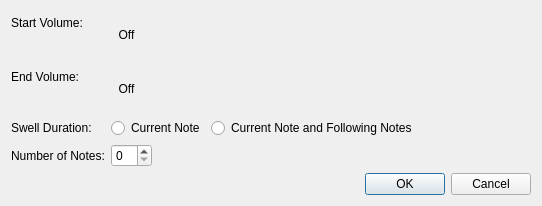
<?xml version="1.0" encoding="UTF-8"?>
<ui version="4.0">
 <class>VolumeSwellDialog</class>
 <widget class="QDialog" name="VolumeSwellDialog">
  <property name="geometry">
   <rect>
    <x>0</x>
    <y>0</y>
    <width>542</width>
    <height>206</height>
   </rect>
  </property>
  <property name="windowTitle">
   <string>Volume Swell</string>
  </property>
  <property name="modal">
   <bool>true</bool>
  </property>
  <layout class="QVBoxLayout" name="verticalLayout">
   <item>
    <layout class="QFormLayout" name="formLayout_2">
     <property name="fieldGrowthPolicy">
      <enum>QFormLayout::FieldsStayAtSizeHint</enum>
     </property>
     <item row="0" column="0">
      <widget class="QLabel" name="startVolumeLabel">
       <property name="text">
        <string>Start Volume:</string>
       </property>
      </widget>
     </item>
     <item row="0" column="1">
      <layout class="QHBoxLayout" name="startVolumeLayout">
       <property name="spacing">
        <number>5</number>
       </property>
       <item>
        <widget class="QToolButton" name="volumeOffButtonStart">
         <property name="sizePolicy">
          <sizepolicy hsizetype="Fixed" vsizetype="Expanding">
           <horstretch>0</horstretch>
           <verstretch>0</verstretch>
          </sizepolicy>
         </property>
         <property name="autoFillBackground">
          <bool>false</bool>
         </property>
         <property name="text">
          <string>Off</string>
         </property>
         <property name="checkable">
          <bool>true</bool>
         </property>
         <property name="popupMode">
          <enum>QToolButton::InstantPopup</enum>
         </property>
         <property name="toolButtonStyle">
          <enum>Qt::ToolButtonTextOnly</enum>
         </property>
         <property name="autoRaise">
          <bool>true</bool>
         </property>
         <property name="arrowType">
          <enum>Qt::NoArrow</enum>
         </property>
        </widget>
       </item>
       <item>
        <widget class="QToolButton" name="pppButtonStart">
         <property name="text">
          <string/>
         </property>
         <property name="icon">
          <iconset resource="../build/resources.qrc">
           <normaloff>:/images/dynamic_ppp.png</normaloff>:/images/dynamic_ppp.png</iconset>
         </property>
         <property name="iconSize">
          <size>
           <width>32</width>
           <height>32</height>
          </size>
         </property>
         <property name="checkable">
          <bool>true</bool>
         </property>
         <property name="autoRaise">
          <bool>true</bool>
         </property>
        </widget>
       </item>
       <item>
        <widget class="QToolButton" name="ppButtonStart">
         <property name="text">
          <string/>
         </property>
         <property name="icon">
          <iconset resource="../build/resources.qrc">
           <normaloff>:/images/dynamic_pp.png</normaloff>:/images/dynamic_pp.png</iconset>
         </property>
         <property name="iconSize">
          <size>
           <width>32</width>
           <height>32</height>
          </size>
         </property>
         <property name="checkable">
          <bool>true</bool>
         </property>
         <property name="autoRaise">
          <bool>true</bool>
         </property>
        </widget>
       </item>
       <item>
        <widget class="QToolButton" name="pButtonStart">
         <property name="text">
          <string/>
         </property>
         <property name="icon">
          <iconset resource="../build/resources.qrc">
           <normaloff>:/images/dynamic_p.png</normaloff>:/images/dynamic_p.png</iconset>
         </property>
         <property name="iconSize">
          <size>
           <width>32</width>
           <height>32</height>
          </size>
         </property>
         <property name="checkable">
          <bool>true</bool>
         </property>
         <property name="autoRaise">
          <bool>true</bool>
         </property>
        </widget>
       </item>
       <item>
        <widget class="QToolButton" name="mpButtonStart">
         <property name="text">
          <string/>
         </property>
         <property name="icon">
          <iconset resource="../build/resources.qrc">
           <normaloff>:/images/dynamic_mp.png</normaloff>:/images/dynamic_mp.png</iconset>
         </property>
         <property name="iconSize">
          <size>
           <width>32</width>
           <height>32</height>
          </size>
         </property>
         <property name="checkable">
          <bool>true</bool>
         </property>
         <property name="autoRaise">
          <bool>true</bool>
         </property>
        </widget>
       </item>
       <item>
        <widget class="QToolButton" name="mfButtonStart">
         <property name="text">
          <string/>
         </property>
         <property name="icon">
          <iconset resource="../build/resources.qrc">
           <normaloff>:/images/dynamic_mf.png</normaloff>:/images/dynamic_mf.png</iconset>
         </property>
         <property name="iconSize">
          <size>
           <width>32</width>
           <height>32</height>
          </size>
         </property>
         <property name="checkable">
          <bool>true</bool>
         </property>
         <property name="autoRaise">
          <bool>true</bool>
         </property>
        </widget>
       </item>
       <item>
        <widget class="QToolButton" name="fButtonStart">
         <property name="text">
          <string/>
         </property>
         <property name="icon">
          <iconset resource="../build/resources.qrc">
           <normaloff>:/images/dynamic_f.png</normaloff>:/images/dynamic_f.png</iconset>
         </property>
         <property name="iconSize">
          <size>
           <width>32</width>
           <height>32</height>
          </size>
         </property>
         <property name="checkable">
          <bool>true</bool>
         </property>
         <property name="autoRaise">
          <bool>true</bool>
         </property>
        </widget>
       </item>
       <item>
        <widget class="QToolButton" name="ffButtonStart">
         <property name="text">
          <string/>
         </property>
         <property name="icon">
          <iconset resource="../build/resources.qrc">
           <normaloff>:/images/dynamic_ff.png</normaloff>:/images/dynamic_ff.png</iconset>
         </property>
         <property name="iconSize">
          <size>
           <width>32</width>
           <height>32</height>
          </size>
         </property>
         <property name="checkable">
          <bool>true</bool>
         </property>
         <property name="autoRaise">
          <bool>true</bool>
         </property>
        </widget>
       </item>
       <item>
        <widget class="QToolButton" name="fffButtonStart">
         <property name="text">
          <string/>
         </property>
         <property name="icon">
          <iconset resource="../build/resources.qrc">
           <normaloff>:/images/dynamic_fff.png</normaloff>:/images/dynamic_fff.png</iconset>
         </property>
         <property name="iconSize">
          <size>
           <width>32</width>
           <height>32</height>
          </size>
         </property>
         <property name="checkable">
          <bool>true</bool>
         </property>
         <property name="autoRaise">
          <bool>true</bool>
         </property>
        </widget>
       </item>
      </layout>
     </item>
     <item row="1" column="0">
      <widget class="QLabel" name="endVolumeLabel">
       <property name="text">
        <string>End Volume:</string>
       </property>
      </widget>
     </item>
     <item row="1" column="1">
      <layout class="QHBoxLayout" name="endVolumeLayout">
       <property name="spacing">
        <number>5</number>
       </property>
       <item>
        <widget class="QToolButton" name="volumeOffButtonEnd">
         <property name="sizePolicy">
          <sizepolicy hsizetype="Fixed" vsizetype="Expanding">
           <horstretch>0</horstretch>
           <verstretch>0</verstretch>
          </sizepolicy>
         </property>
         <property name="autoFillBackground">
          <bool>false</bool>
         </property>
         <property name="text">
          <string>Off</string>
         </property>
         <property name="checkable">
          <bool>true</bool>
         </property>
         <property name="popupMode">
          <enum>QToolButton::InstantPopup</enum>
         </property>
         <property name="toolButtonStyle">
          <enum>Qt::ToolButtonTextOnly</enum>
         </property>
         <property name="autoRaise">
          <bool>true</bool>
         </property>
         <property name="arrowType">
          <enum>Qt::NoArrow</enum>
         </property>
        </widget>
       </item>
       <item>
        <widget class="QToolButton" name="pppButtonEnd">
         <property name="text">
          <string/>
         </property>
         <property name="icon">
          <iconset resource="../build/resources.qrc">
           <normaloff>:/images/dynamic_ppp.png</normaloff>:/images/dynamic_ppp.png</iconset>
         </property>
         <property name="iconSize">
          <size>
           <width>32</width>
           <height>32</height>
          </size>
         </property>
         <property name="checkable">
          <bool>true</bool>
         </property>
         <property name="autoRaise">
          <bool>true</bool>
         </property>
        </widget>
       </item>
       <item>
        <widget class="QToolButton" name="ppButtonEnd">
         <property name="text">
          <string/>
         </property>
         <property name="icon">
          <iconset resource="../build/resources.qrc">
           <normaloff>:/images/dynamic_pp.png</normaloff>:/images/dynamic_pp.png</iconset>
         </property>
         <property name="iconSize">
          <size>
           <width>32</width>
           <height>32</height>
          </size>
         </property>
         <property name="checkable">
          <bool>true</bool>
         </property>
         <property name="autoRaise">
          <bool>true</bool>
         </property>
        </widget>
       </item>
       <item>
        <widget class="QToolButton" name="pButtonEnd">
         <property name="text">
          <string/>
         </property>
         <property name="icon">
          <iconset resource="../build/resources.qrc">
           <normaloff>:/images/dynamic_p.png</normaloff>:/images/dynamic_p.png</iconset>
         </property>
         <property name="iconSize">
          <size>
           <width>32</width>
           <height>32</height>
          </size>
         </property>
         <property name="checkable">
          <bool>true</bool>
         </property>
         <property name="autoRaise">
          <bool>true</bool>
         </property>
        </widget>
       </item>
       <item>
        <widget class="QToolButton" name="mpButtonEnd">
         <property name="text">
          <string/>
         </property>
         <property name="icon">
          <iconset resource="../build/resources.qrc">
           <normaloff>:/images/dynamic_mp.png</normaloff>:/images/dynamic_mp.png</iconset>
         </property>
         <property name="iconSize">
          <size>
           <width>32</width>
           <height>32</height>
          </size>
         </property>
         <property name="checkable">
          <bool>true</bool>
         </property>
         <property name="autoRaise">
          <bool>true</bool>
         </property>
        </widget>
       </item>
       <item>
        <widget class="QToolButton" name="mfButtonEnd">
         <property name="text">
          <string/>
         </property>
         <property name="icon">
          <iconset resource="../build/resources.qrc">
           <normaloff>:/images/dynamic_mf.png</normaloff>:/images/dynamic_mf.png</iconset>
         </property>
         <property name="iconSize">
          <size>
           <width>32</width>
           <height>32</height>
          </size>
         </property>
         <property name="checkable">
          <bool>true</bool>
         </property>
         <property name="autoRaise">
          <bool>true</bool>
         </property>
        </widget>
       </item>
       <item>
        <widget class="QToolButton" name="fButtonEnd">
         <property name="text">
          <string/>
         </property>
         <property name="icon">
          <iconset resource="../build/resources.qrc">
           <normaloff>:/images/dynamic_f.png</normaloff>:/images/dynamic_f.png</iconset>
         </property>
         <property name="iconSize">
          <size>
           <width>32</width>
           <height>32</height>
          </size>
         </property>
         <property name="checkable">
          <bool>true</bool>
         </property>
         <property name="autoRaise">
          <bool>true</bool>
         </property>
        </widget>
       </item>
       <item>
        <widget class="QToolButton" name="ffButtonEnd">
         <property name="text">
          <string/>
         </property>
         <property name="icon">
          <iconset resource="../build/resources.qrc">
           <normaloff>:/images/dynamic_ff.png</normaloff>:/images/dynamic_ff.png</iconset>
         </property>
         <property name="iconSize">
          <size>
           <width>32</width>
           <height>32</height>
          </size>
         </property>
         <property name="checkable">
          <bool>true</bool>
         </property>
         <property name="autoRaise">
          <bool>true</bool>
         </property>
        </widget>
       </item>
       <item>
        <widget class="QToolButton" name="fffButtonEnd">
         <property name="text">
          <string/>
         </property>
         <property name="icon">
          <iconset resource="../build/resources.qrc">
           <normaloff>:/images/dynamic_fff.png</normaloff>:/images/dynamic_fff.png</iconset>
         </property>
         <property name="iconSize">
          <size>
           <width>32</width>
           <height>32</height>
          </size>
         </property>
         <property name="checkable">
          <bool>true</bool>
         </property>
         <property name="autoRaise">
          <bool>true</bool>
         </property>
        </widget>
       </item>
      </layout>
     </item>
     <item row="2" column="0">
      <widget class="QLabel" name="swellDurationLabel">
       <property name="text">
        <string>Swell Duration:</string>
       </property>
      </widget>
     </item>
     <item row="2" column="1">
      <layout class="QHBoxLayout" name="horizontalLayout">
       <item>
        <widget class="QRadioButton" name="overCurNoteOpt">
         <property name="text">
          <string>Current Note</string>
         </property>
        </widget>
       </item>
       <item>
        <widget class="QRadioButton" name="overFollowingNotesOpt">
         <property name="text">
          <string>Current Note and Following Notes</string>
         </property>
        </widget>
       </item>
      </layout>
     </item>
     <item row="3" column="0">
      <widget class="QLabel" name="numberOfNotesLabel">
       <property name="text">
        <string>Number of Notes:</string>
       </property>
      </widget>
     </item>
     <item row="3" column="1">
      <widget class="QSpinBox" name="numNotesSpinBox"/>
     </item>
    </layout>
   </item>
   <item>
    <widget class="QDialogButtonBox" name="buttonBox">
     <property name="orientation">
      <enum>Qt::Horizontal</enum>
     </property>
     <property name="standardButtons">
      <set>QDialogButtonBox::Cancel|QDialogButtonBox::Ok</set>
     </property>
    </widget>
   </item>
  </layout>
 </widget>
 <resources>
  <include location="../build/resources.qrc"/>
 </resources>
 <connections>
  <connection>
   <sender>buttonBox</sender>
   <signal>accepted()</signal>
   <receiver>VolumeSwellDialog</receiver>
   <slot>accept()</slot>
   <hints>
    <hint type="sourcelabel">
     <x>248</x>
     <y>254</y>
    </hint>
    <hint type="destinationlabel">
     <x>157</x>
     <y>274</y>
    </hint>
   </hints>
  </connection>
  <connection>
   <sender>buttonBox</sender>
   <signal>rejected()</signal>
   <receiver>VolumeSwellDialog</receiver>
   <slot>reject()</slot>
   <hints>
    <hint type="sourcelabel">
     <x>316</x>
     <y>260</y>
    </hint>
    <hint type="destinationlabel">
     <x>286</x>
     <y>274</y>
    </hint>
   </hints>
  </connection>
 </connections>
</ui>
